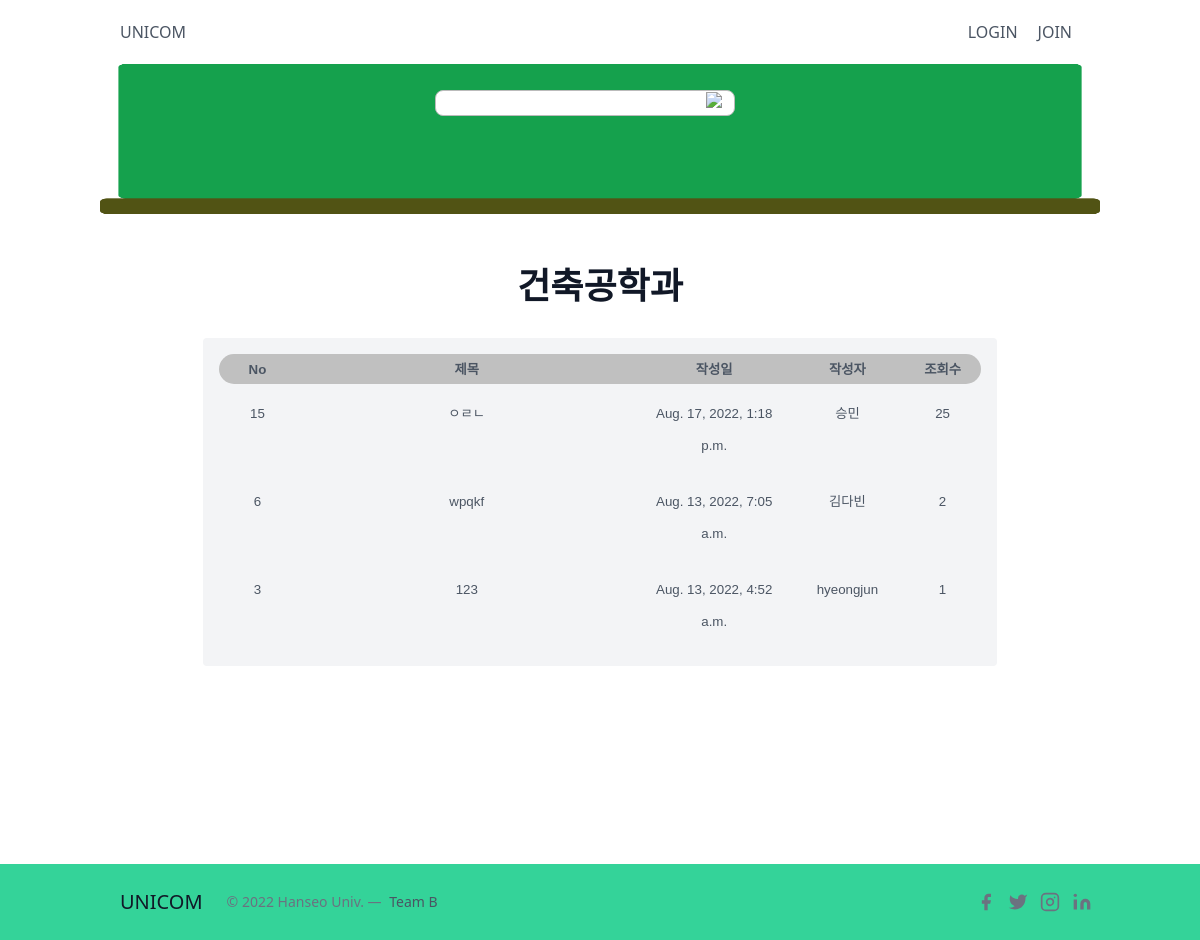
/board/category/건축공학과/, run on the app's committed database.
### board/models.py (models this page shows, shortened)
class Category(models.Model):
    name = models.CharField(max_length=50, unique=True)  # 각 카데고리의 이름을 담는 필드
    slug = models.SlugField(max_length=200, unique=True, allow_unicode=True)  # 사람이 읽을 수 있는 텍스트로 고유 URL을 만들기 위해 만들어진 필드
    def __str__(self):
            return self.name
    class Meta:
        verbose_name_plural = 'Categories'

class Post(models.Model):
    title = models.CharField(max_length=100)
    content = models.TextField()
    like_users = models.ManyToManyField(settings.AUTH_USER_MODEL, related_name="like_posts", blank=True)
    created_at = models.DateTimeField(auto_now_add=True)
    updated_at = models.DateTimeField(auto_now=True)
    big_category = models.ForeignKey(BigCategory, null=True, on_delete=models.SET_NULL)
    author = models.ForeignKey(Account,  on_delete=models.CASCADE)
    category = models.ForeignKey(Category, null=True, on_delete=models.SET_NULL)
    post_hit = models.PositiveIntegerField(default=0)
    date_category = models.ForeignKey(DateCategory, null=True, on_delete=models.SET_NULL)
    def get_absolute_url(self):
        return f'/board/{self.pk}/'

### account/models.py (models this page shows, shortened)
class Account(AbstractBaseUser):
    email = models.EmailField(verbose_name='email',max_length=60, unique=True)
    username = models.CharField(max_length=30, unique=True)
    name = models.CharField(max_length=40,null=False, blank=False)
    phone =  models.CharField(max_length=40,null=False, default=True)
    major = models.CharField(max_length=40, blank=False,null=False,default=True)
    school = models.CharField(max_length=40,blank=False,null=False,default=True)
    grade = models.CharField(max_length=40,blank=False,null=False,default=True)
    create_at = models.DateTimeField(verbose_name='date joined', auto_now_add=True)
    last_login = models.DateTimeField(verbose_name='last login', auto_now=True)
    is_admin = models.BooleanField(default=False)
    is_active = models.BooleanField(default=True)
    is_staff = models.BooleanField(default=False)
    is_superuser = models.BooleanField(default=False)
    objects = MyAccountManager()
    USERNAME_FIELD = 'username'
    REQUIRED_FIELDS = ['email','name','phone','grade','major','school']
    def __str__(self):
        return self.name

### board/views.py (the view)
# urls.py: path('category/<str:slug>/',views.category_page),
def category_page(request, slug):
    if slug == 'no_category':
        category = '미분류'
        post_list = Post.objects.filter(category=None)
    else:
        category = Category.objects.get(slug=slug)
        post_list = Post.objects.filter(category=category).order_by('-pk')
    return render(request, 'board/post_list.html',  # 템플릿은 포스트 목록 페이지를 만들 떄 사용했던 것을 그대로 사용
                {'post_list': post_list,  # post_list.html을 사용하기에 PostList 클래스에서
                'categories': Category.objects.all(),  # context로 정의했던 부분을 딕셔너리 형태로 직접 정의해야함.
                'no_category_post_count': Post.objects.filter(category=None).count(),
                'category': category
                }
                )

### board/templates/board/post_list.html (shortened to what this page needs)
<!DOCTYPE html>
{% load static %}
<html lang="en">
<head>
    <link href="{% static 'board/css/index_style.css' %}" rel="stylesheet">
    <link href="https://unpkg.com/tailwindcss@^2/dist/tailwind.min.css" rel="stylesheet">
</head>
<body>
  <header class="text-gray-600 body-font">
    <div class="container mx-auto flex flex-wrap p-5 flex-col md:flex-row items-center">
    <a class="flex title-font font-medium items-center text-gray-900 mb-4 md:mb-0">
        <span class="ml-3 text-xl"><a href="{% url 'mainpage'%}">UNICOM</a></span></a>
    <nav class="md:ml-auto flex flex-wrap items-center text-base justify-center">
        {% if request.user.is_authenticated %}
        <a class="mr-5 hover:text-gray-900" href="{% url 'logout' %}">LOGOUT</a>
        <a class="mr-5 hover:text-gray-900" href="{% url 'myPage' %}">MYPAGE</a>
        {%else%}
        <a class="mr-5 hover:text-gray-900" href="{% url 'login' %}">LOGIN</a>
        <a class="mr-5 hover:text-gray-900" href="{% url 'join' %}">JOIN</a>
        {%endif%}
    </nav>
    </div>
  </header>
  <section class="min-h-screen">
    <section class="text-gray-600 body-font">
      <div class="boardImg_total">
        <div class="searchBox mg-0 mg-auto w-2/5">
          <div class="search mb-16 mr-20">
            <form class="form-inline my-2 my-lg-0" action="{% url 'search' %}" method="post">
              <input class="form-control mr-sm-2" type="search" name="q" value="{{q}}">
              <button class="btn btn-outline-success my-2 my-sm-0" type="submit"><img src="https://s3.ap-northeast-2.amazonaws.com/cdn.wecode.co.kr/icon/search.png"></button>
            </form>
          </div>
        </div>
      </div>
    </section>
  <section class="text-gray-600 body-font">
    <div class="container px-5 py-5 mx-auto mb-10">
      <h1 class="text-4xl font-medium title-font text-gray-900  pt-8 pb-4 text-center font-semibold">{{category}}</h1>
      <div class="flex flex-wrap">
        <div class="p-4 flex justify-center h-content w-full">
          <div class="h-content w-10/12 bg-gray-100 p-4 rounded list-none list-inside text-2xl">
            <li>
              <ul id ="ulTable">
                <li>
                    <ul class="tableCate">
                        <li>No</li>
                        <li>제목</li>
                        <li>작성일</li>
                        <li>작성자</li>
                        <li>조회수</li>
                    </ul>
                </li>
                {% for post in post_list %}
                        <li>
                          <ul>
                              <li class="text-center p-3">{{ post.pk }}</li>
                              <li class="text-center p-3 hover:underline"><a href="{{ post.get_absolute_url }}">{{ post.title }}</a></li>
                              <li class="text-center p-3">{{ post.created_at }}</li>
                              <li class="text-center p-3">{{ post.author }}</li>
                              <li class="text-center p-3">{{ post.post_hit }}</li>
                          </ul>
                        </li>
                {% endfor %}
              </ul>
            </li>
          </div>
        </div>
      </div>
    </div>
  </section>
  </section>
      <footer class="text-gray-600 body-font">
        <div class="bg-green-400">
          <div class="container px-5 py-6 mx-auto flex items-center sm:flex-row flex-col">
            <a class="flex title-font font-medium items-center md:justify-start justify-center text-gray-900">
              <span class="ml-3 text-xl">UNICOM</span>
            </a>
            <p class="text-sm text-gray-500 sm:ml-6 sm:mt-0 mt-4">© 2022 Hanseo Univ. —
              <a href="https://twitter.com/knyttneve" rel="noopener noreferrer" class="text-gray-600 ml-1" target="_blank">Team B</a>
            </p>
            <span class="inline-flex sm:ml-auto sm:mt-0 mt-4 justify-center sm:justify-start">
              <a class="text-gray-500">
                <svg fill="currentColor" stroke-linecap="round" stroke-linejoin="round" stroke-width="2" class="w-5 h-5" viewBox="0 0 24 24">
                  <path d="M18 2h-3a5 5 0 00-5 5v3H7v4h3v8h4v-8h3l1-4h-4V7a1 1 0 011-1h3z"></path>
                </svg>
              </a>
              <a class="ml-3 text-gray-500">
                <svg fill="currentColor" stroke-linecap="round" stroke-linejoin="round" stroke-width="2" class="w-5 h-5" viewBox="0 0 24 24">
                  <path d="M23 3a10.9 10.9 0 01-3.14 1.53 4.48 4.48 0 00-7.86 3v1A10.66 10.66 0 013 4s-4 9 5 13a11.64 11.64 0 01-7 2c9 5 20 0 20-11.5a4.5 4.5 0 00-.08-.83A7.72 7.72 0 0023 3z"></path>
                </svg>
              </a>
              <a class="ml-3 text-gray-500">
                <svg fill="none" stroke="currentColor" stroke-linecap="round" stroke-linejoin="round" stroke-width="2" class="w-5 h-5" viewBox="0 0 24 24">
                  <rect width="20" height="20" x="2" y="2" rx="5" ry="5"></rect>
                  <path d="M16 11.37A4 4 0 1112.63 8 4 4 0 0116 11.37zm1.5-4.87h.01"></path>
                </svg>
              </a>
              <a class="ml-3 text-gray-500">
                <svg fill="currentColor" stroke="currentColor" stroke-linecap="round" stroke-linejoin="round" stroke-width="0" class="w-5 h-5" viewBox="0 0 24 24">
                  <path stroke="none" d="M16 8a6 6 0 016 6v7h-4v-7a2 2 0 00-2-2 2 2 0 00-2 2v7h-4v-7a6 6 0 016-6zM2 9h4v12H2z"></path>
                  <circle cx="4" cy="4" r="2" stroke="none"></circle>
                </svg>
              </a>
            </span>
          </div>
        </div>
      </footer>
  </body>
</html>

### board/static/board/css/index_style.css (style rules this page uses)
#ulTable > li:first-child > ul > li { font-weight:bold; text-align:center; }
#ulTable > li > ul { clear:both; padding:0px auto; position:relative; min-width:40px; height: 30px; }
.tableCate { border-radius: 20px; background-color: silver; }
#ulTable > li > ul > li { float:left; font-size:10pt; vertical-align:baseline; font-family: 'Noto Sans KR', sans-serif; }
#ulTable > li > ul > li:first-child { width:10%; }
#ulTable > li > ul > li:first-child +li { width:45%; }
#ulTable > li > ul > li:first-child +li+li { width:20%; }
#ulTable > li > ul > li:first-child +li+li+li { width:15%; }
#ulTable > li > ul > li:first-child +li+li+li+li { width:10%; }
.searchBox { display:flex; justify-content: center; align-items:flex-end; }
.search { position: relative; width: 300px; }
input { width: 100%; border: 1px solid #bbb; border-radius: 8px; padding: 10px 12px; font-size: 14px; }
img { position : absolute; width: 17px; top: 10px; right: 12px; margin: 0; }
.boardImg_total { width: 83.33333%; height: 150px; margin: 0 auto; padding-top: 50px; padding-left: 50px; justify-content:space-around; background-image: url("./assets/backBoard.png"); background-repeat: no-repeat; background-position: center center; background-size: 100% 100%; display: flex; }

### data on the page
Category: name "건축공학과"
Post: pk "15", title "ㅇㄹㄴ", created_at "Aug. 17, 2022, 1:18 p.m.", author "승민", post_hit "25"
Post: pk "6", title "wpqkf", created_at "Aug. 13, 2022, 7:05 a.m.", author "김다빈", post_hit "2"
Post: pk "3", title "123", created_at "Aug. 13, 2022, 4:52 a.m.", author "hyeongjun", post_hit "1"
